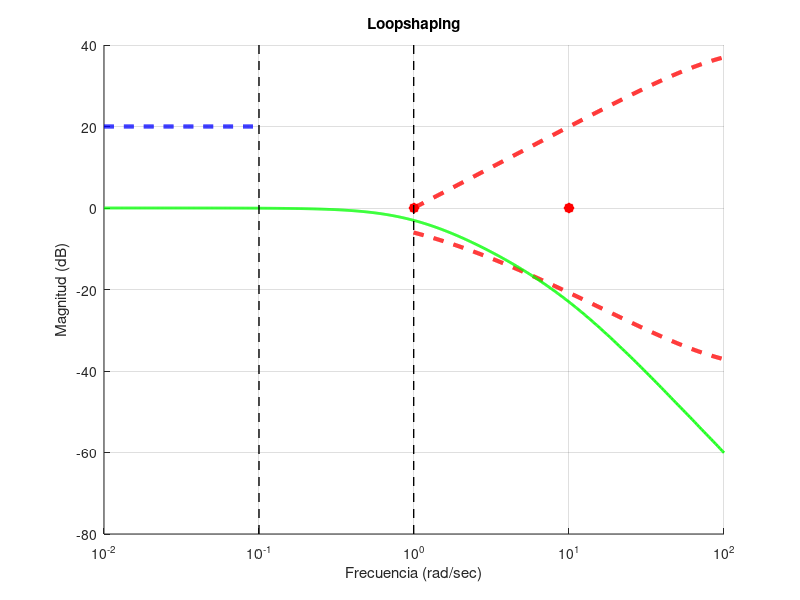
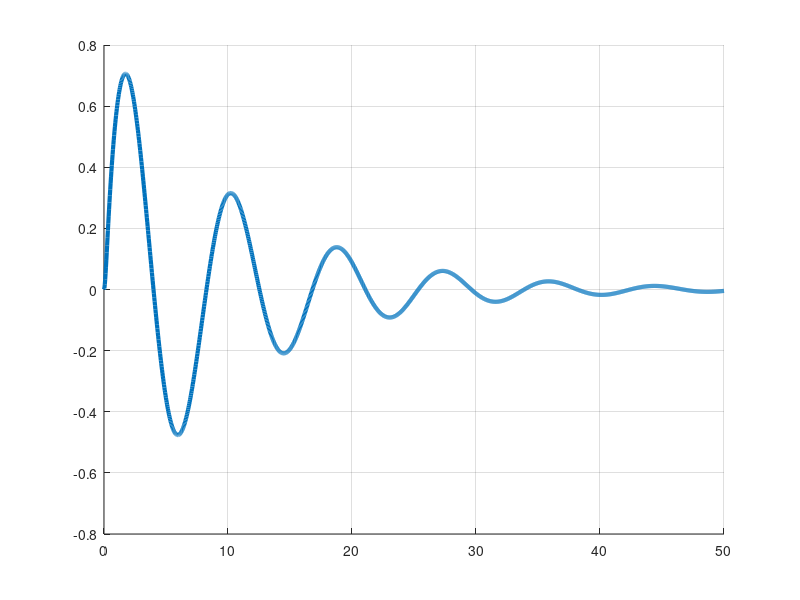

Write the MATLAB code that produced these figures, in order. (Note: this script raises an error after producing the figures.)
% Loopshaping
% Control Automatico 3
% TP 1. Problema 7
% DATOS:
% g0 = 1/(s(s+1))
% Wdelta = 100*(s+0.1)/(s+100)
% S < 0.1, 0<w<0.1rad/seg -> Wd < 10, 0<w<0.1rad/seg

clear; close all; clc;

s = tf('s');

g0 = 1/(s*(s+1)); % Planta nominal
Wdelta = (0.1)*(s/0.1+1)/(s/100+1); % Funcion de incertidumbre para la estabilidad robusta
Wdmax = 10; % Valor maximo de performance nominal
w0 = 0.01; wf = 100;
w = logspace(log10(w0), log10(wf), 1000); % vector de frecuencias angulares
WdFunc = @(w_) (Wdmax).*(w_<=(0.1));
Wd = transpose(WdFunc(w));

[WdeltaMag, ~] = bode(Wdelta, w);
WdeltaMag = squeeze(WdeltaMag);
WdeltaMag_dB = 20 * log10(WdeltaMag);

% Donde cruza 0db Wdelta?
zero_dB_index = find(WdeltaMag_dB >= 0, 1, 'first');
w_zero_dB = w(zero_dB_index);

% Gráficos
fig = figure(); hold on; grid on; screenSize = get(0, 'ScreenSize');
set(fig, 'Position', [0 0 screenSize(3) screenSize(4)]);
set(gca, 'XScale', 'log');  % hago el eje logaritmico

% Performance nominal
semilogx(w, 20*log10(Wd), 'b--', 'linewidth', 3);

% Estabilidad robusta
estabilidad_robusta = (1-abs(Wd))./(1+abs(WdeltaMag));
semilogx(w(zero_dB_index:end), 20*log10(estabilidad_robusta(zero_dB_index:end)), 'r--', 'linewidth', 3);
semilogx(w(zero_dB_index:end), WdeltaMag_dB(zero_dB_index:end), 'r--', 'linewidth', 3);

% grafico la cota inferior de la region B: esto es lo que está fallando
% RegionB = (1 + Wdmax) / (1 - abs(WdeltaMag));
wRegionB = logspace(log10(w_zero_dB), log10(wf));
% semilogx(w, 1/WdeltaMag_dB, 'y--', 'linewidth', 3);

% Grafico mi controlador
L0 = 1/((s/1+1)*(s/10+1)); % mi controlador propuesto
[cMag, ~] = bode(L0, w); cMag = squeeze(cMag);
cMag_dB = 20*log10(cMag);
semilogx(w, cMag_dB, 'g', 'linewidth', 2);

L0_poles = abs(pole(L0));
for i = 1:length(L0_poles)
    if (L0_poles(i) == 0)
        limits = xlim;
        plot(limits(1), 0, 'r*', 'linewidth', 5);
    else
        plot(L0_poles(i), 0, 'r*', 'linewidth', 5);
    end
end

% Lineas que delimitan las regiones prohibidas
plot([0.1 0.1], ylim, 'k--', 'LineWidth', 1); % la que limita el performance nominal
plot([w_zero_dB w_zero_dB], ylim, 'k--', 'LineWidth', 1); % la que limita la estabilidad robusta

xlabel('Frecuencia (rad/sec)');
ylabel('Magnitud (dB)');
title('Loopshaping');
% legend('W_{\delta} ', 'W_{d}', 'W_{\delta}', 'controlador', 'polo del controlador','polo del controlador',  'delimitadores', 'delimitadores');

%% Grafico el controlador en el tiempo
figure(); grid on; hold on;
K0=L0/g0
T0 = K0*g0/(1+g0*L0) % lazo cerrado para la planta nominal y el controlador
g0_delta = [-1:0.5:1]; % incerteza del modelo que da lugar a las familias de plantas
[y_g0, stepTime] = step(T0, 50);
grid on; hold on;
plot(stepTime, y_g0, 'linewidth', 3);
plot(stepTime, heaviside(stepTime), 'linewidth', 3);

figure(); grid on;
pzmap(T0);

% grafico la respuesta temporal para la familia
% for i = 1:length(g0_delta)
%     delta = g0_delta(i);
%     G_uncertain = g0 * (1 + Wdelta * delta); % incerteza de la planta
%     T_uncertain = (L0 * G_uncertain) / (1 + L0 * G_uncertain); % funcion de lazo cerrado
%     step(T_uncertain, 10, '-');
% end

% % overlay
% step_input_time = linspace(0, 10, 1000);
% step_input = ones(size(step_input_time));
% plot(step_input_time, step_input, 'r--', 'LineWidth', 1);

% xlabel('Time (seconds)');
% ylabel('Response');
% title('Step Response of the Closed-Loop System with Uncertainty');
% legend('Nominal Plant (T0)', 'delta = -1', 'delta = -0.5', 'delta = 0', 'delta = 0.5', 'delta = 1', 'Step Input');